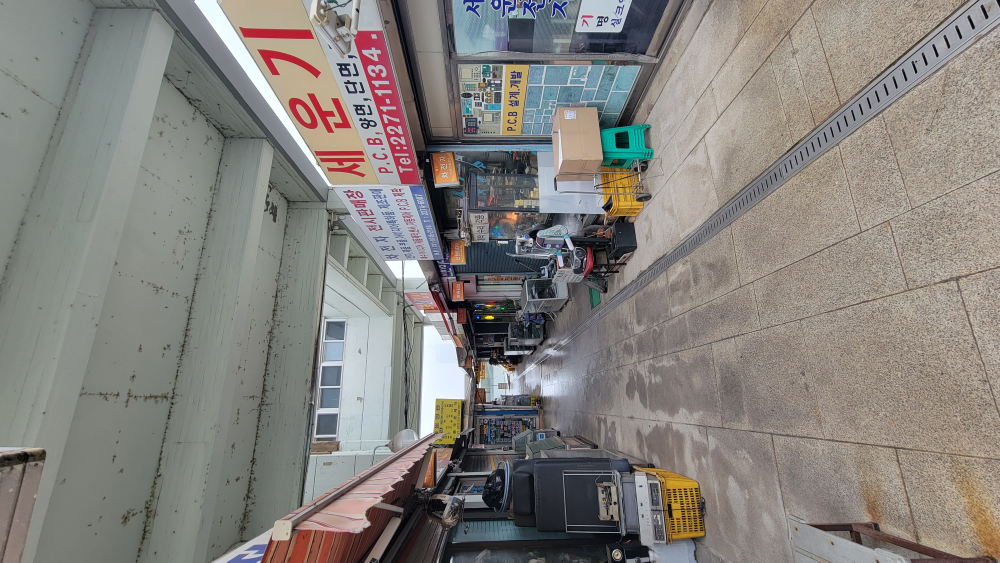
#> input picture photos/city/electronics-market-arcade.jpg, 4000 x 2252 px, found by its file name (shown at 1/4 size); its folder holds 4 pictures in this run
$ python tex_28h.py
#> lines starting #> are read from the running program, lines starting #| are printed output that depends on the picture
"""Textures for 28h (covered electronics market alley, photos/city/electronics-market-arcade.jpg).
Run from the repo root: python3 tools/tex_28h.py
  em_pave.png   speckled granite pavers (speckle quilted from one paver of the photo) laid in
                600 x 400 mm courses with dark joints, a few rust stains and damp patches (2.4 m repeat)
  em_deck.png   the painted concrete deck soffit: pale grey-green paint (colour from the photo),
                black mould spots gathered along hairline cracks and formwork seams (2 m repeat)
  em_tile.png   the shopfront's blue-green glazed tiles in a random ashlar pattern with pale grout,
                colours sampled from the photo (1 m repeat)
"""
import os
import numpy as np
from PIL import Image, ImageFilter, ImageDraw

OUT = "assets/textures"
rng = np.random.default_rng(31)


def cload(n):
#> called with n = 'electronics-market-arcade'
    im = Image.open(f"photos/city/{n}.jpg")
#> im is the input picture: PIL image 4000x2252 RGB; mean R, G, B 133.2, 129.8, 125.2
    try:
        o = im.getexif().get(274, 1)
#> o = 6
    except Exception:
        o = 1
    im = im.convert("RGB")
    return {3: im.rotate(180, expand=True), 6: im.rotate(270, expand=True), 8: im.rotate(90, expand=True)}.get(o, im)


def quilt(src, H, W, patch=48):
    canvas = np.zeros((H, W, 3), np.float32)
    weight = np.zeros((H, W, 1), np.float32) + 1e-4
    win = np.outer(np.hanning(patch), np.hanning(patch))[..., None] + 1e-3
    def put(ty, tx):
        sy, sx = rng.integers(0, src.shape[0] - patch), rng.integers(0, src.shape[1] - patch)
        yy, xx = (np.arange(patch) + ty) % H, (np.arange(patch) + tx) % W
        canvas[np.ix_(yy, xx)] += src[sy:sy + patch, sx:sx + patch] * win
        weight[np.ix_(yy, xx)] += win
    for _ in range(int(H * W / patch / patch * 4)):
        put(rng.integers(0, H), rng.integers(0, W))
    for _ in range(4000):
        holes = np.argwhere(weight[..., 0] < 0.3)
        if len(holes) == 0:
            break
        cy, cx = holes[rng.integers(0, len(holes))]
        put(cy - patch // 2, cx - patch // 2)
    out = canvas / weight
    m, s = src.reshape(-1, 3).mean(0), src.reshape(-1, 3).std(0)
    return (out - out.reshape(-1, 3).mean(0)) / (out.reshape(-1, 3).std(0) + 1e-3) * s + m


def fbm(H, W, cells, octaves, seed):
    r = np.random.default_rng(seed)
    acc = np.zeros((H, W), np.float32); amp = 1.0; tot = 0.0
    for o in range(octaves):
        c = cells * 2 ** o
        g = np.tile(r.random((c, c)).astype(np.float32), (2, 2))
        a = np.asarray(Image.fromarray((g * 255).astype(np.uint8)).resize((W * 2, H * 2), Image.BICUBIC)).astype(np.float32)[:H, :W] / 255
        acc += a * amp; tot += amp; amp *= 0.5
    return acc / tot


def save(name, a):
    Image.fromarray(np.clip(a, 0, 255).astype(np.uint8)).save(os.path.join(OUT, name), optimize=True)
    print("wrote", name, a.shape[1], "x", a.shape[0])


im = cload("electronics-market-arcade")
k = im.size[0] / 900
#> k = 2.5

# ---- pavers
pc = im.crop(tuple(int(v * k) for v in (300, 1335, 425, 1420)))
pc = pc.resize((pc.size[0], int(pc.size[1] * 1.5)), Image.LANCZOS)          # undo foreshortening
#> pc: PIL image 313x319 RGB
P = np.asarray(pc).astype(np.float32)
lo = np.asarray(pc.filter(ImageFilter.GaussianBlur(25))).astype(np.float32)
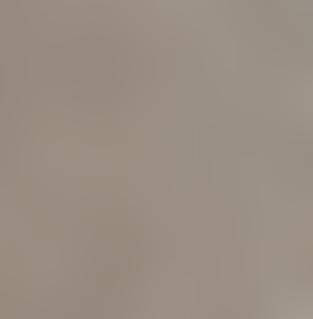
#> lo: shape (319, 313, 3) float32; mean R, G, B 153.9, 142.1, 130.7
P = P - lo + lo.reshape(-1, 3).mean(0)
N = 1024                                    # 2.4 m -> 600 x 400 mm pavers: 4 across, 6 down
G = quilt(P, N, N, 44)
#> in quilt, `m, s = src.reshape(-1, 3).mean(0), src.reshape(-1, 3).std(0)`: m = [154.1, 142.1, 130.8]; s = [24.96, 25.16, 24.46]
G = (G - G.reshape(-1, 3).mean(0)) * 1.1 + np.array([158, 150, 138], np.float32)
yy, xx = np.mgrid[0:N, 0:N]
ch, cw = N // 6, N // 4
row = yy // ch
off = (row % 2) * (cw // 2)
tid = (((xx + off) // cw) % 4) * 7 + row
G += rng.normal(0, 6, 64)[tid % 64][..., None]
damp = fbm(N, N, 3, 4, 5)
G *= (1 - np.clip((damp - 0.6) * 1.2, 0, 0.1))[..., None]                 # faint damp (big stains are an overlay)
rust = fbm(N, N, 6, 3, 9)
ra = np.clip((rust - 0.8) * 2.2, 0, 0.3)[..., None]
G = G * (1 - ra) + np.array([150, 95, 55]) * ra
gm = (((xx + off) % cw) < 4) | ((yy % ch) < 4)
G[gm] = G[gm] * 0.45 + np.array([60, 56, 50]) * 0.55
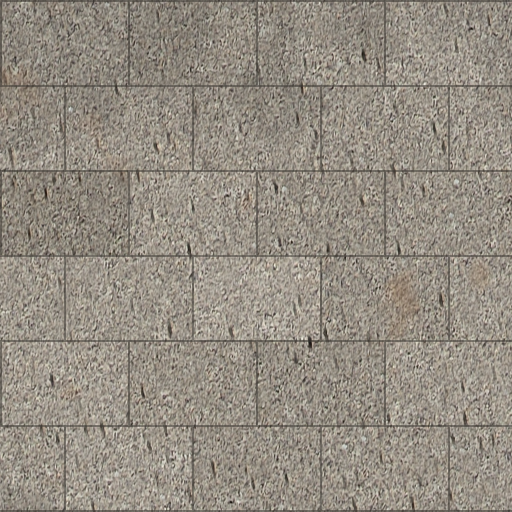
#> G: shape (1024, 1024, 3) float64 (shown at 1/2 size); mean R, G, B 153.7, 145.8, 134.1; drawn with min black and max white
save("em_pave.png", G)
#| wrote em_pave.png 1024 x 1024

# ---- deck soffit paint with mould
cp = np.asarray(im.crop(tuple(int(v * k) for v in (300, 150, 520, 250)))).astype(np.float32).reshape(-1, 3)
L = cp.mean(1)
paint = np.clip(np.median(cp[L > np.percentile(L, 50)], 0) * 1.22, 0, 235)
#> paint = [169.6, 173.2, 165.9]
H = W = 1024
D = paint[None, None, :] + ((fbm(H, W, 4, 5, 2) - 0.5) * 22)[..., None]
img = Image.fromarray(np.clip(D, 0, 255).astype(np.uint8))
dr = ImageDraw.Draw(img, "RGBA")
# formwork seams (straight) and wandering hairline cracks, each with mould dots strung along it
paths = [[(0, 340), (1024, 352)], [(0, 790), (1024, 778)], [(512, 0), (520, 1024)]]
for _ in range(5):
    x, y = rng.uniform(0, 1024), rng.uniform(0, 1024)
    pts = [(x, y)]
    a = rng.uniform(0, 6.28)
    for _ in range(14):
        a += rng.normal(0, 0.35); x += np.cos(a) * 30; y += np.sin(a) * 30; pts.append((x, y))
    paths.append(pts)
for pts in paths:
    dr.line(pts, fill=(70, 72, 70, 70), width=2)
    for (x0, y0), (x1, y1) in zip(pts, pts[1:]):
        n = int(np.hypot(x1 - x0, y1 - y0) / 7)
        for t in np.linspace(0, 1, max(n, 1)):
            if rng.random() < 0.55:
                cx, cy = x0 + (x1 - x0) * t + rng.normal(0, 4), y0 + (y1 - y0) * t + rng.normal(0, 4)
                r = rng.uniform(1.0, 3.0) if rng.random() < 0.88 else rng.uniform(3.5, 5.5)
                dr.ellipse((cx - r, cy - r, cx + r, cy + r), fill=(30, 33, 30, int(rng.uniform(110, 200))))
for _ in range(260):                                           # stray spots
    cx, cy, r = rng.uniform(0, 1024), rng.uniform(0, 1024), rng.uniform(0.8, 2.2)
    dr.ellipse((cx - r, cy - r, cx + r, cy + r), fill=(30, 32, 30, int(rng.uniform(80, 200))))
#> this loop made 260 passes
#> (cx, cy, r) on passes 1 to 3: (58.82, 650.7, 1.28), (233.6, 470.1, 1.81), (1008.1, 492, 1.98)
D = np.asarray(img.filter(ImageFilter.GaussianBlur(0.8))).astype(np.float32)
save("em_deck.png", D)
#> call 2 of save, with name = 'em_deck.png'
#> in save (call 2), `Image.fromarray(np.clip(a, 0, 255).astype(np.uint8)).save(os.path.join..`:
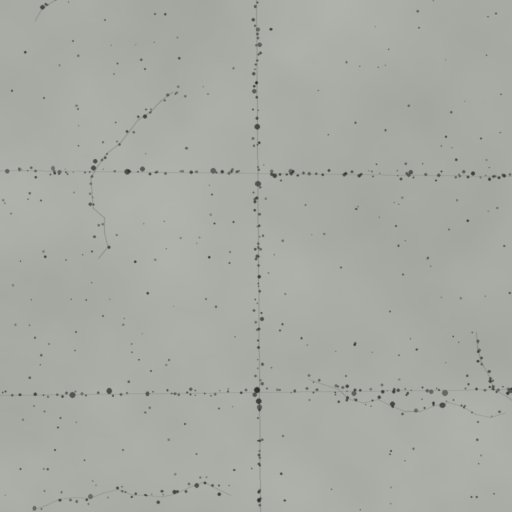
#> saved as em_deck.png: PIL image 1024x1024 RGB (shown at 1/2 size); mean R, G, B 167.3, 170.9, 163.7
#| wrote em_deck.png 1024 x 1024

# ---- blue-green ashlar tiles
tp = np.asarray(im.crop(tuple(int(v * k) for v in (720, 870, 790, 1000)))).astype(np.float32).reshape(-1, 3)
L = tp.mean(1)
tile_cols = tp[(L > np.percentile(L, 20)) & (L < np.percentile(L, 70))]
base = np.median(tile_cols, 0)
#> base = [109, 145, 160]
T = Image.new("RGB", (1024, 1024), (205, 210, 205))
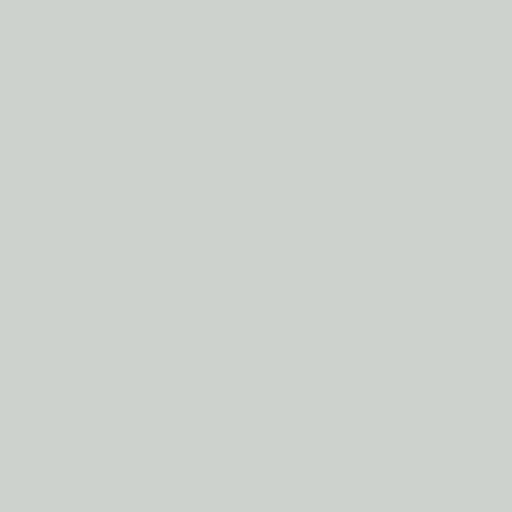
#> T: PIL image 1024x1024 RGB (shown at 1/2 size); mean R, G, B 205, 210, 205
dr = ImageDraw.Draw(T)
# random ashlar: rows of varying height, tiles of varying width, a few tall tiles spanning two rows
y = 0
while y < 1024:
    h = int(rng.choice([96, 128, 160]))
    x = 0
    while x < 1024:
        w = int(rng.choice([96, 128, 192, 256]))
        w = min(w, 1024 - x)
        c = base * np.array([0.92, 1.02, 1.0]) + rng.normal(0, 2.5, 3) + rng.normal(0, 7)
        dr.rectangle((x + 4, y + 4, x + w - 4, y + h - 4), fill=tuple(int(v) for v in np.clip(c, 0, 255)))
        x += w
    y += h
#> this loop made 8 passes
#> (h, y) on passes 1 to 8: (160, 160), (160, 320), (160, 480), (96, 576), (128, 704), (128, 832), (96, 928), (96, 1024)
#> after the loop, y = 1024
A = np.asarray(T).astype(np.float32)
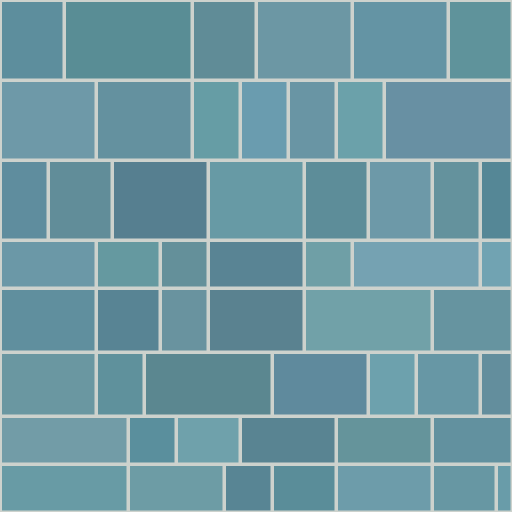
#> A: shape (1024, 1024, 3) float32 (shown at 1/2 size); mean R, G, B 110.7, 152.4, 164.2
glaze = (fbm(1024, 1024, 8, 4, 12) - 0.5) * 18
#> call 4 of fbm, with H = 1024, W = 1024, cells = 8, octaves = 4, seed = 12
#> in fbm (call 4), `acc = np.zeros((H, W), np.float32)`: acc: shape (1024, 1024) float32; every value is 0
#> the loop in fbm (call 4), `for o in range(octaves):` made 4 passes
#> pass 1, in fbm (call 4), `a = np.asarray(Image.fromarray((g * 255).astype(np.uint8)).resize((W *..`:
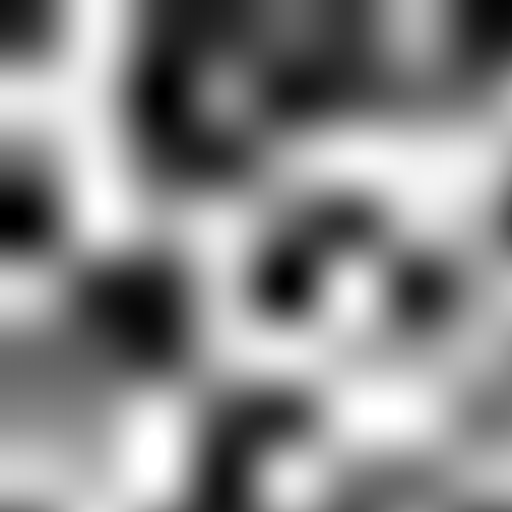
#> a: shape (1024, 1024) float32 (shown at 1/2 size); min 0, max 1, mean 0.534
#> after the loop in fbm (call 4), `for o in range(octaves):`:
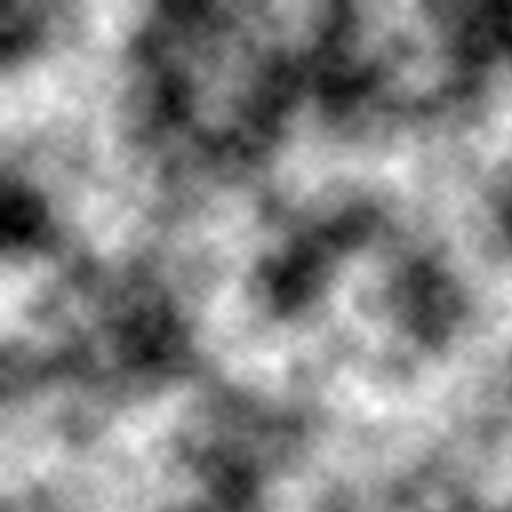
#> acc: shape (1024, 1024) float32 (shown at 1/2 size); min 0.16, max 1.69, mean 0.974; drawn with min black and max white
#> after the loop in fbm (call 4), `for o in range(octaves):`: amp = 0.0625; tot = 1.88
A[A[..., 0] < 200] += glaze[A[..., 0] < 200][..., None]
save("em_tile.png", A)
#| wrote em_tile.png 1024 x 1024
